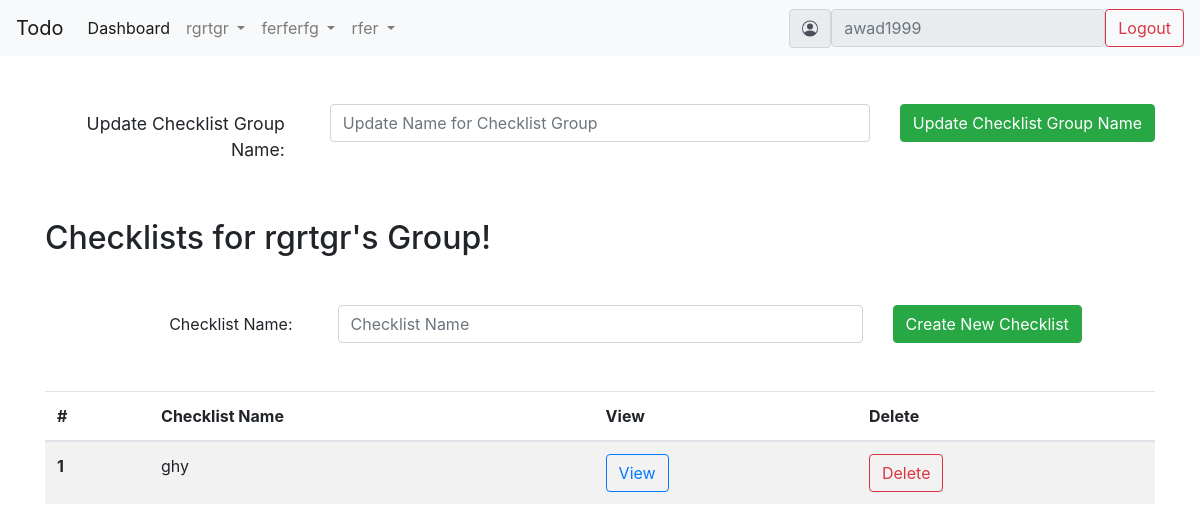
The app's page /showGroup.php?id=6&nameGroup=rgrtgr (signed in) with its own data.
### tables this page shows
CREATE TABLE `checklist_groups` (
  `id` bigint(20) UNSIGNED NOT NULL,
  `name` varchar(255) NOT NULL,
  `user_id` bigint(20) UNSIGNED NOT NULL,
  `is_day` tinyint(1) NOT NULL DEFAULT '0',
  `created_at` timestamp NULL DEFAULT NULL,
  `updated_at` timestamp NULL DEFAULT NULL,
  `deleted_at` timestamp NULL DEFAULT NULL
);

CREATE TABLE `checklists` (
  `id` bigint(20) UNSIGNED NOT NULL,
  `checklist_group_id` bigint(20) UNSIGNED NOT NULL,
  `name` varchar(255) NOT NULL,
  `created_at` timestamp NULL DEFAULT NULL,
  `updated_at` timestamp NULL DEFAULT NULL,
  `deleted_at` timestamp NULL DEFAULT NULL
);

### showGroup.php (the view, shortened to what this page needs)
<!DOCTYPE html>
<html lang="en">
<head>
    <link rel="stylesheet" href="https://cdn.jsdelivr.net/npm/bootstrap@4.0.0/dist/css/bootstrap.min.css">
</head>
<body>
    <nav class="navbar navbar-expand-lg navbar-light bg-light">
        <a class="navbar-brand" href="#">Todo</a>
        <div class="collapse navbar-collapse" id="navbarSupportedContent">
            <ul class="navbar-nav mr-auto">
                <li class="nav-item active">
                    <a class="nav-link" href="index.php">Dashboard <span class="sr-only">(current)</span></a>
                </li>
                <?php
                require 'config.php';
                $user_id = $_SESSION['id'];
                $query = $link->query("SELECT * FROM `checklist_groups` WHERE user_id=$user_id  ORDER BY `id` ASC");
                while ($row = $query->fetch_array()) {
                ?>
                    <li class="nav-item dropdown">
                        <a class="nav-link dropdown-toggle" href="#" id="navbarDropdown" role="button" data-toggle="dropdown" aria-haspopup="true" aria-expanded="false">
                            <?php echo $row['name']; ?>
                        </a>
                    </li>
                <?php }
                ?>
            </ul>
            <form class="form-inline my-2 my-lg-0">
                <span class="input-group-text" id="basic-addon1">
                </span>
                <?php if (isset($_SESSION['username'])) : ?>
                    <input type="text" class="form-control" placeholder="<?php echo $_SESSION['username']; ?>" aria-label="Input group example" aria-describedby="basic-addon1" readonly>
                    <a href="index.php?logout='1'"><button class="btn btn-outline-danger my-2 my-sm-0" type="submit">Logout</button></a>
                <?php endif ?>
            </form>
        </div>
    </nav>
    <form action="edit_group.php" method="post">
        <div class="container mt-5">
            <div class="row">
                <div class="col-sm text-right">
                    <label name="" class="col-sm col-form-label" style="font-size: 1.1rem;">Update Checklist Group Name:</label>
                </div>
                <div class="col-6">
                    <input class="form-control" type="text" placeholder="Update Name for Checklist Group" name="name">
                </div>
                <div class="col-sm">
                    <button type="submit" class="btn btn-success" name="update_group">Update Checklist Group Name</button>
                </div>
            </div>
        </div>
    </form>
    <div class="container mt-5">
        <h2>Checklists for <?php echo  $_GET['nameGroup'] ?>'s Group!</h2>
        <form action="insertChecklist.php" method="POST">
            <div class="container mt-5">
                <div class="row">
                    <div class="col-sm text-right">
                        <label name="" class="col-sm col-form-label" style="font-size: 1rem;">Checklist Name:</label>
                    </div>
                    <div class="col-6">
                        <input class="form-control" type="text" placeholder="Checklist Name" name="nameChecklist">
                    </div>
                    <div class="col-sm">
                        <button type="submit" class="btn btn-success" name="submit_list">Create New Checklist</button>
                    </div>
                </div>
            </div>
        </form>
        <table class="table table-striped mt-5">
            <thead>
                <tr>
                    <th scope="col">#</th>
                    <th scope="col">Checklist Name</th>
                    <th scope="col">View</th>
                    <th scope="col">Delete</th>
                </tr>
            </thead>
            <tbody>
                <?php
                $group_id = $_GET['id'];
                $query = $link->query("SELECT * FROM `checklists` WHERE checklist_group_id=$group_id  ORDER BY `id` ASC");
                $count = 1;
                while ($row = $query->fetch_array()) {
                ?>
                    <tr>
                        <th scope="row"><?php echo $count ?></th>
                        <td><?php echo $row['name'] ?></td>
                        <td><a href="showChecklist.php?id=<?php echo $row['id'] ?>&nameChecklist=<?php echo $row['name'] ?>"><button class="btn btn-outline-primary" type="submit">View</button></a></td>
                        <td><a href="delete_checklist.php?id=<?php echo $group_id ?>&nameGroup=<?php echo $row['name'] ?>&checklist_id=<?php echo $row['id'] ?>"><button class="btn btn-outline-danger" type="submit">Delete</button></a></td>
                    </tr>
                <?php
                    $count = $count + 1;;
                } ?>
            </tbody>
        </table>
    </div>
</body>
</html>

### records on screen
checklist_groups: name "rgrtgr"
checklist_groups: name "ferferfg"
checklist_groups: name "rfer"
checklists: name "ghy"

### other values on screen
$_GET['nameGroup'] "rgrtgr"
